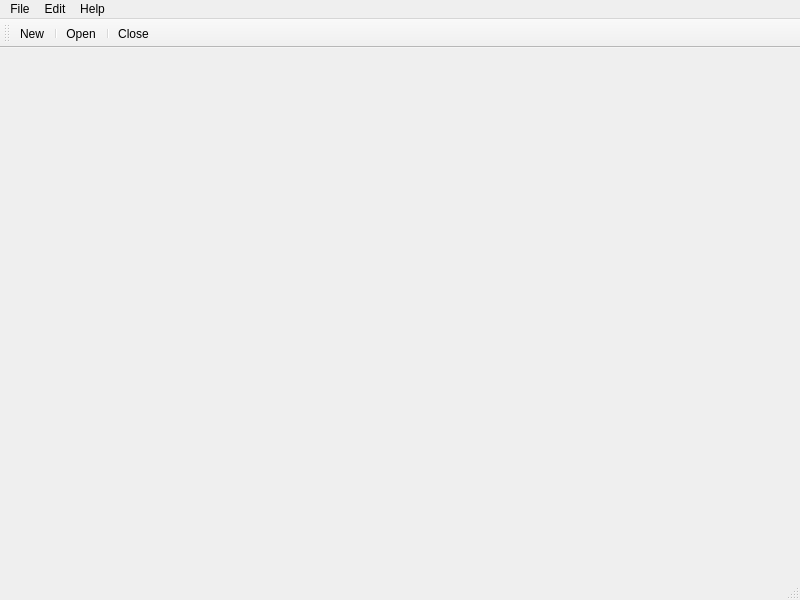
<?xml version="1.0" encoding="UTF-8"?>
<ui version="4.0">
 <class>MainWindow</class>
 <widget class="QMainWindow" name="MainWindow">
  <property name="geometry">
   <rect>
    <x>0</x>
    <y>0</y>
    <width>800</width>
    <height>600</height>
   </rect>
  </property>
  <property name="windowTitle">
   <string>MainWindow</string>
  </property>
  <widget class="QWidget" name="centralwidget"/>
  <widget class="QMenuBar" name="menubar">
   <property name="geometry">
    <rect>
     <x>0</x>
     <y>0</y>
     <width>800</width>
     <height>23</height>
    </rect>
   </property>
   <widget class="QMenu" name="menuFile">
    <property name="title">
     <string>File</string>
    </property>
    <addaction name="actionNew"/>
    <addaction name="separator"/>
    <addaction name="actionOpen"/>
    <addaction name="separator"/>
    <addaction name="actionClose"/>
   </widget>
   <widget class="QMenu" name="menuEdit">
    <property name="title">
     <string>Edit</string>
    </property>
   </widget>
   <widget class="QMenu" name="menuHelp">
    <property name="title">
     <string>Help</string>
    </property>
   </widget>
   <addaction name="menuFile"/>
   <addaction name="menuEdit"/>
   <addaction name="menuHelp"/>
  </widget>
  <widget class="QStatusBar" name="statusbar"/>
  <widget class="QToolBar" name="toolBar">
   <property name="windowTitle">
    <string>toolBar</string>
   </property>
   <attribute name="toolBarArea">
    <enum>TopToolBarArea</enum>
   </attribute>
   <attribute name="toolBarBreak">
    <bool>false</bool>
   </attribute>
   <addaction name="actionNew"/>
   <addaction name="separator"/>
   <addaction name="actionOpen"/>
   <addaction name="separator"/>
   <addaction name="actionClose"/>
  </widget>
  <action name="actionNew">
   <property name="text">
    <string>New</string>
   </property>
   <property name="toolTip">
    <string>新建文件</string>
   </property>
   <property name="shortcut">
    <string>Ctrl+1</string>
   </property>
  </action>
  <action name="actionOpen">
   <property name="text">
    <string>Open</string>
   </property>
  </action>
  <action name="actionClose">
   <property name="text">
    <string>Close</string>
   </property>
  </action>
 </widget>
 <resources/>
 <connections/>
</ui>
